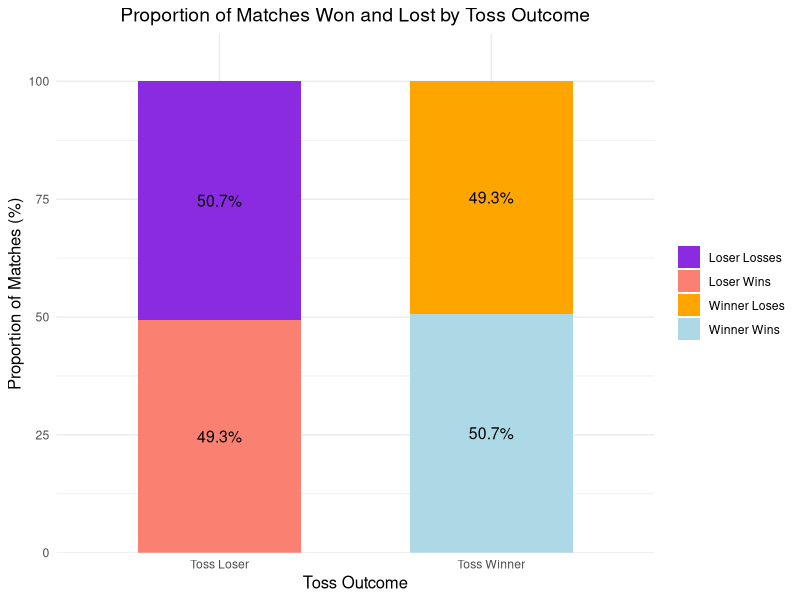

This chart was generated by the following R code:
# Load the dataset
data <- read.csv("Match.csv")

# Remove rows with missing values in the relevant columns
data <- na.omit(data)

# Calculate the counts for each category
toss_winner_win <- sum(data$Toss_Winner == data$Match_Winner)  # Toss Winner wins
toss_winner_loss <- sum(data$Toss_Winner != data$Match_Winner)  # Toss Winner loses
toss_loser_win <- sum(data$Toss_Winner != data$Match_Winner & data$Toss_Winner != "")  # Toss Loser wins
toss_loser_loss <- sum(data$Toss_Winner == data$Match_Winner & data$Toss_Winner != "")  # Toss Loser loses

# Total number of matches
total_matches <- nrow(data)

# Calculate the percentage for each category
toss_winner_win_percentage <- (toss_winner_win / total_matches) * 100
toss_winner_loss_percentage <- (toss_winner_loss / total_matches) * 100
toss_loser_win_percentage <- (toss_loser_win / total_matches) * 100
toss_loser_loss_percentage <- (toss_loser_loss / total_matches) * 100

# Create a new data frame with the calculated percentages
data_plot <- data.frame(
  Toss_Outcome = c("Toss Winner", "Toss Winner", "Toss Loser", "Toss Loser"),
  Result = c("Winner Wins", "Winner Loses", "Loser Wins", "Loser Losses"),
  Percentage = c(toss_winner_win_percentage, toss_winner_loss_percentage, toss_loser_win_percentage, toss_loser_loss_percentage)
)

# Create the stacked bar chart with the calculated values
library(ggplot2)

ggplot(data_plot, aes(x = Toss_Outcome, y = Percentage, fill = Result)) +
  geom_bar(stat = "identity", width = 0.6) +
  geom_text(
    aes(label = paste0(round(Percentage, 2), "%")),
    position = position_stack(vjust = 0.5),
    size = 4
  ) +
  scale_fill_manual(
    values = c(
      "Winner Wins" = "lightblue",  # Toss Winner wins (sky blue)
      "Winner Loses" = "orange",    # Toss Winner loses (orange)
      "Loser Wins" = "salmon",      # Toss Loser wins (salmon)
      "Loser Losses" = "#8A2BE2"    # Toss Loser loses (violet)
    )
  ) +
  scale_y_continuous(expand = expansion(mult = c(0, 0.1))) +  # Add space above bars
  labs(
    title = "Proportion of Matches Won and Lost by Toss Outcome",
    x = "Toss Outcome",
    y = "Proportion of Matches (%)"
  ) +
  theme_minimal() +
  theme(
    plot.title = element_text(hjust = 0.5, size = 14),
    axis.title = element_text(size = 12),
    legend.title = element_blank()
  )

# Chi-square test for independence between Toss_Winner and Match_Winner
table <- table(data$Toss_Winner, data$Match_Winner)
print(table)
chi_result <- chisq.test(table)
print(chi_result)
